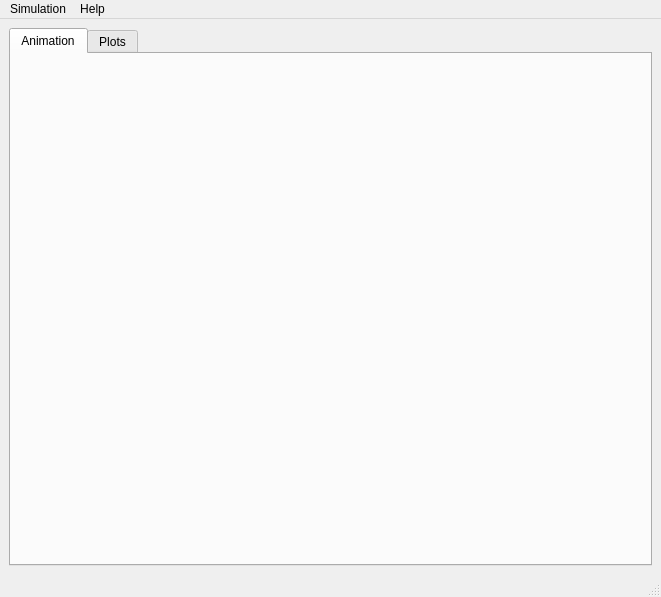
<?xml version="1.0" encoding="UTF-8"?>
<ui version="4.0">
 <class>MainWindow</class>
 <widget class="QMainWindow" name="MainWindow">
  <property name="geometry">
   <rect>
    <x>0</x>
    <y>0</y>
    <width>661</width>
    <height>597</height>
   </rect>
  </property>
  <property name="windowTitle">
   <string>Visualizer</string>
  </property>
  <widget class="QWidget" name="centralwidget">
   <layout class="QVBoxLayout" name="verticalLayout">
    <item>
     <widget class="QTabWidget" name="tabWidget">
      <property name="currentIndex">
       <number>0</number>
      </property>
      <widget class="QWidget" name="animationTab">
       <attribute name="title">
        <string>Animation</string>
       </attribute>
      </widget>
      <widget class="QWidget" name="plotTab">
       <attribute name="title">
        <string>Plots</string>
       </attribute>
      </widget>
     </widget>
    </item>
   </layout>
  </widget>
  <widget class="QMenuBar" name="menubar">
   <property name="geometry">
    <rect>
     <x>0</x>
     <y>0</y>
     <width>661</width>
     <height>24</height>
    </rect>
   </property>
   <widget class="QMenu" name="menuSimulation">
    <property name="title">
     <string>Simulation</string>
    </property>
    <addaction name="actionPre_calculate"/>
    <addaction name="actionRun_with_background_calculations"/>
    <addaction name="separator"/>
    <addaction name="actionCalculate_and_run"/>
    <addaction name="separator"/>
    <addaction name="actionQuit"/>
   </widget>
   <widget class="QMenu" name="menuQuit">
    <property name="title">
     <string>Help</string>
    </property>
    <addaction name="actionHelp"/>
    <addaction name="separator"/>
    <addaction name="actionAbout"/>
   </widget>
   <addaction name="menuSimulation"/>
   <addaction name="menuQuit"/>
  </widget>
  <widget class="QStatusBar" name="statusbar"/>
  <action name="actionPre_calculate">
   <property name="text">
    <string>Pre-calculate</string>
   </property>
  </action>
  <action name="actionRun_with_background_calculations">
   <property name="text">
    <string>Run</string>
   </property>
  </action>
  <action name="actionCalculate_and_run">
   <property name="text">
    <string>Calculate and run</string>
   </property>
  </action>
  <action name="actionQuit">
   <property name="text">
    <string>Quit</string>
   </property>
  </action>
  <action name="actionHelp">
   <property name="text">
    <string>Help</string>
   </property>
  </action>
  <action name="actionAbout">
   <property name="text">
    <string>About</string>
   </property>
  </action>
 </widget>
 <resources/>
 <connections>
  <connection>
   <sender>actionQuit</sender>
   <signal>activated()</signal>
   <receiver>MainWindow</receiver>
   <slot>close()</slot>
   <hints>
    <hint type="sourcelabel">
     <x>-1</x>
     <y>-1</y>
    </hint>
    <hint type="destinationlabel">
     <x>330</x>
     <y>298</y>
    </hint>
   </hints>
  </connection>
 </connections>
</ui>
